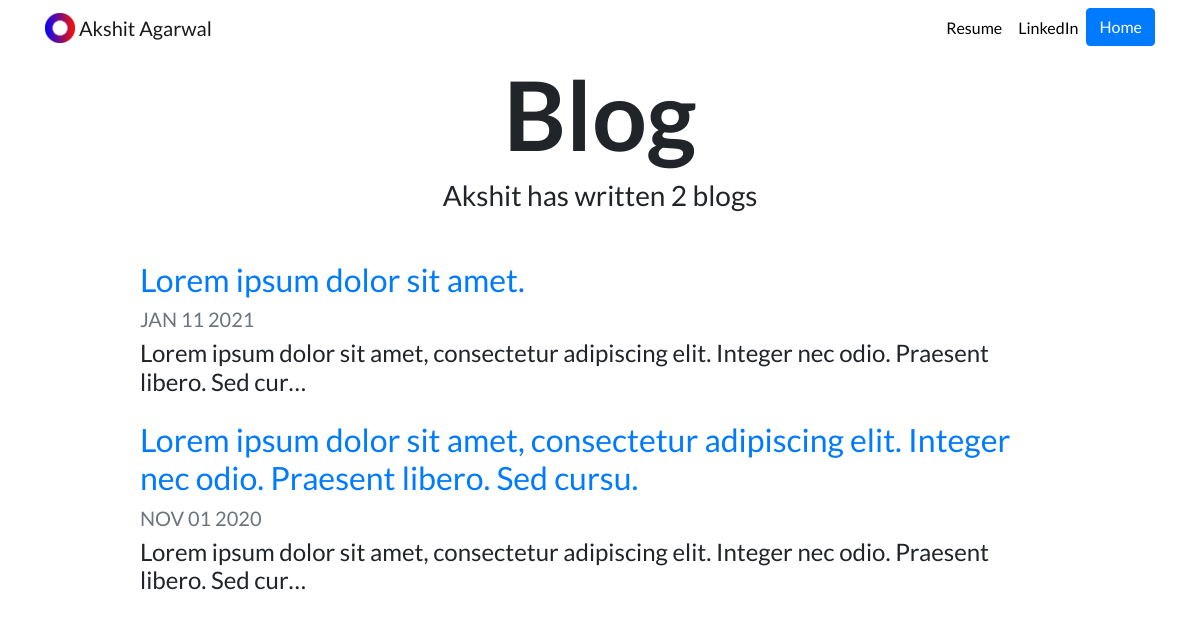
Screenshot of /blog/ with the database file from the repository.
### blog/models.py (models this page shows, shortened)
class Blog(models.Model):
    title = models.CharField(max_length=200)
    description = models.TextField()
    date = models.DateField()

### blog/views.py (the view)
# urls.py: path('', views.all_blogs, name="all_blogs"),
def all_blogs(request):
    blogs=Blog.objects.order_by('-date')
    return render(request,'blog/all_blogs.html',{"blogs":blogs})

### blog/templates/blog/all_blogs.html
{% extends "portfolio/base.html" %}
{% load static %}
{% block button %}
<a role="button" href="{% url 'home' %}" class="btn btn-primary">Home</a>
{% endblock %}
{% block content %}
<h1 id="blogtitle" class="font-weight-bold text-center">Blog</h1>
<h3 class="text-center mb-5">Akshit has written {{ blogs.count }} blog{{ blogs.count|pluralize }}</h3>
{% for blog in blogs %}
<div class="row justify-content-center my-3">
  <div class="col-md-10">
    <a href="{% url 'blog:detail' blog.id %}">
      <h2>{{ blog.title }}</h2>
    </a>
    <h5 class="text-muted">{{ blog.date|date:'M d Y'|upper }}</h5>
    <h4>{{ blog.description|striptags|truncatechars:100 }}</h4>
  </div>
</div>
{% endfor %}
{% endblock %}

### portfolio/static/portfolio/custom.css (style rules this page uses)
body { font-family: 'Lato', sans-serif; }
#blogtitle { font-size: 6rem; }

### rows the page displays
Blog: title "Lorem ipsum dolor sit amet.", date "JAN 11 2021", description "Lorem ipsum dolor sit amet, consectetur adipiscing elit. Integer nec odio. Praesent libero. Sed cur…"
Blog: title "Lorem ipsum dolor sit amet, consectetur adipiscing elit. Integer nec odio. Praesent libero. Sed cursu.", date "NOV 01 2020", description "Lorem ipsum dolor sit amet, consectetur adipiscing elit. Integer nec odio. Praesent libero. Sed cur…"

### other values shown
{{ blogs.count }} "2"
